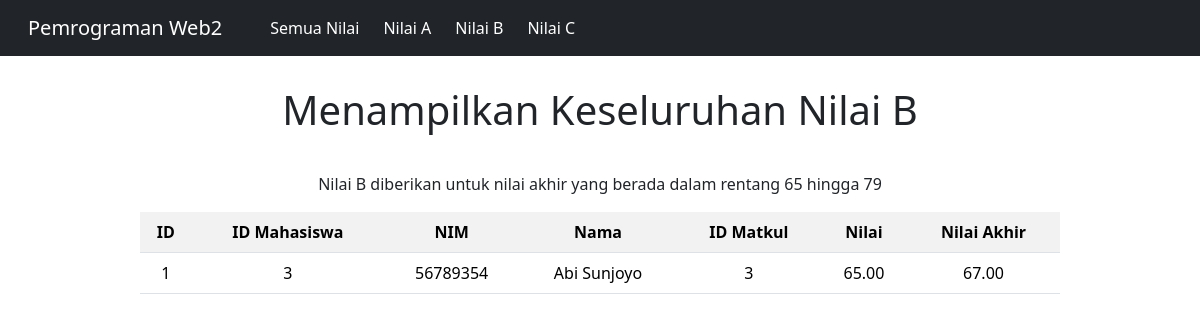
Page /proses_nilai.php?nilai=B on the committed database.
### tables this page shows
CREATE TABLE `nilai` (
  `nilai_id` int NOT NULL,
  `nilai` decimal(10,2) NOT NULL,
  `nilai_akhir` decimal(10,2) NOT NULL,
  `mahasiswa_id` int NOT NULL,
  `matkul_id` int NOT NULL,
  `semester_id` int NOT NULL
);

CREATE TABLE `mahasiswa` (
  `mahasiswa_id` int NOT NULL,
  `nim` varchar(20) NOT NULL,
  `nama_mhs` varchar(255) NOT NULL,
  `alamat` varchar(255) NOT NULL,
  `email` varchar(255) NOT NULL,
  `no_telp` varchar(20) NOT NULL
);

### koneksi.php (called while the page is built, shortened)
<?php
class database {
    private $host = "localhost";
    private $username = "root";
    private $password = "";
    private $database = "pweb2";
    public function __construct() {
        $this->koneksi = new mysqli($this->host, $this->username, $this->password, $this->database);
        return $this->koneksi;
    }
}
?>

### class_nilai.php (called while the page is built, shortened)
<?php
include "koneksi.php";
class nilaiB extends nilai{
    public function getNilai(){
        $query = "SELECT * FROM nilai join mahasiswa on nilai.mahasiswa_id=mahasiswa.mahasiswa_id WHERE nilai_akhir between 65 and 79";
        return parent::__construct()->query($query);
    }
}

### proses_nilai.php (the view, shortened to what this page needs)
<?php
include "class_nilai.php";
?>
<!DOCTYPE html>
<html lang="en">
<head>
    <link href="https://cdn.jsdelivr.net/npm/bootstrap@5.3.3/dist/css/bootstrap.min.css" rel="stylesheet">
</head>
<body>
<nav class="navbar navbar-expand-lg navbar-dark bg-dark">
  <div class="container-fluid">
    <a class="navbar-brand ms-3" href="home.php">Pemrograman Web2</a>
    <div class="collapse navbar-collapse">
      <ul class="navbar-nav">
        <li class="nav-item ms-4 ">
          <a class="nav-link active" aria-current="page" href="proses_nilai.php?nilai=AllNilai">Semua Nilai</a>
        </li>
        <li class="nav-item ms-2">
          <a class="nav-link active" href="proses_nilai.php?nilai=A">Nilai A</a>
        </li>
        <li class="nav-item  ms-2">
          <a class="nav-link active"  href="proses_nilai.php?nilai=B">Nilai B</a>
        </li>
        <li class="nav-item  ms-2">
          <a class="nav-link active" href="proses_nilai.php?nilai=C">Nilai C</a>
        </li>
      </ul>
    </div>
  </div>
</nav>
  <?php
  if($_GET["nilai"]=="A"){
      $nilai = new nilaiA();
      echo "<h1> Menampilkan Keseluruhan Nilai A </h1>";
      echo "<p>Nilai A diberikan untuk nilai akhir yang berada dalam rentang 80 hingga 100</p> ";
  }else if ($_GET["nilai"]=="B"){
      $nilai= new nilaiB();
      echo "<h1> Menampilkan Keseluruhan Nilai B </h1>";
      echo "<p>Nilai B diberikan untuk nilai akhir yang berada dalam rentang 65 hingga 79</p> ";
  }else if ($_GET["nilai"]=="C"){
      $nilai= new nilaiC();
      echo "<h1> Menampilkan Keseluruhan Nilai C </h1>";
      echo "<p>Nilai C diberikan untuk nilai akhir yang berada dalam rentang 0 hingga 64</p> ";
  }else{
      $nilai = new AllNilai();
      echo "<h1> Menampilkan Keseluruhan Nilai </h1>";
  }
  $z = $nilai->getNilai();
?>
<div class="center">
  <table class="table table-striped table-hover text-center">
    <tr>
        <th>ID</th>
        <th>ID Mahasiswa</th>
        <th>NIM</th>
        <th>Nama</th>
        <th>ID Matkul</th>
        <th>Nilai</th>
        <th>Nilai Akhir</th>
    </tr>
    <?php
    foreach ($z as $a){
    $no= 1;
    ?>
    <tr>
        <td><?php echo $no++ ?></td>
        <td><?=$a["mahasiswa_id"]?></td>
        <td><?=$a["nim"]?></td>
        <td><?=$a["nama_mhs"]?></td>
        <td><?=$a["matkul_id"]?></td>
        <td><?=$a["nilai"]?></td>
        <td><?=$a["nilai_akhir"]?></td>
    </tr>
    <?php }?>
  </table>
  </div>
</body>
</html>

### proses_nilai.php (style rules this page uses)
h1,p { text-align: center; padding-top: 30px; }
a.nav-link { border-radius: 8px; }
.center { margin-left: 140px; margin-right: 140px; }

### rows in the picture
nilai: mahasiswa.mahasiswa_id "3", mahasiswa.nim "56789354", mahasiswa.nama_mhs "Abi Sunjoyo", matkul "3", nilai "65.00", nilai_akhir "67.00"
